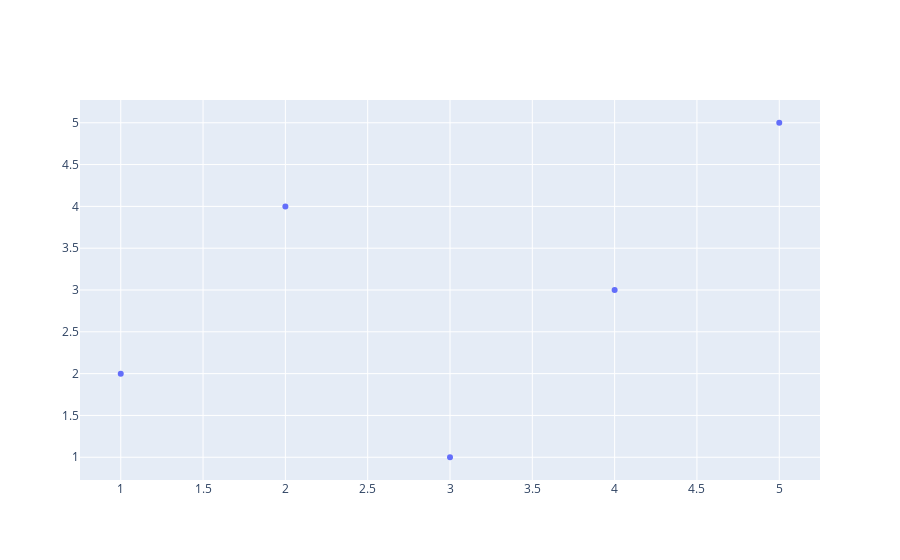

The notebook cell saved with this chart:
### Code cell
import pandas as pd
import plotly.graph_objects as go
import mplcursors

# Datos de ejemplo
df = pd.DataFrame({'x': [1, 2, 3, 4, 5],
                   'y': [2, 4, 1, 3, 5],
                   'labels': ['Punto 1', 'Punto 2', 'Punto 3', 'Punto 4', 'Punto 5']})

# Crear el gráfico de dispersión
fig = go.Figure(data=go.Scatter(x=df['x'], y=df['y'], mode='markers', hovertext=df['labels']))

# Configurar el tooltip personalizado
fig.update_layout(hovermode='closest')

# Mostrar el gráfico
fig.show()

# Configurar mplcursors para mantener abierto el tooltip al hacer clic
cursor = mplcursors.cursor(hover=True)
cursor.connect("add", lambda sel: sel.annotation.set_visible(True))

### Figure 1 — Plotly figure (JSON) as saved in the notebook; plotly's stock layout.template omitted (floating-point values rounded to 4 significant figures)
{"data": [{"hovertext": ["Punto 1", "Punto 2", "Punto 3", "Punto 4", "Punto 5"], "mode": "markers", "type": "scatter", "x": [1, 2, 3, 4, 5], "y": [2, 4, 1, 3, 5]}], "layout": {"hovermode": "closest"}}
